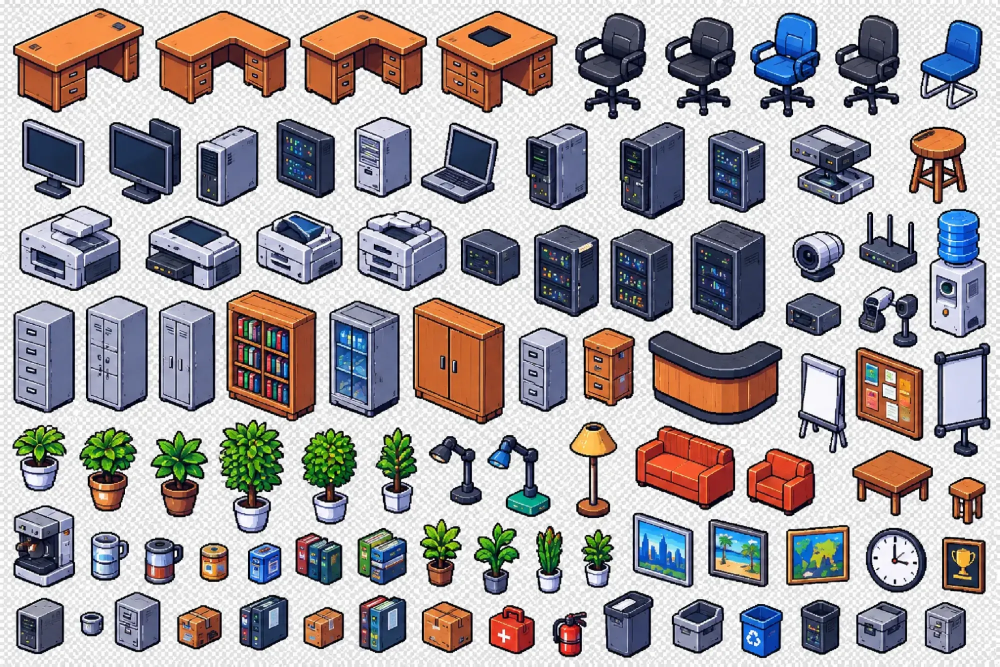
#> input picture game/assets-fonte/objetos-escritorio.webp, 2000 x 1333 px (shown at 1/2 size)
$ python cenario.py
#> lines starting #> are read from the running program, lines starting #| are printed output that depends on the picture; after the words box and inside, x2 and y2 are one past the last pixel; in counts of white or black regions, pixels touching at a corner belong together
# Recorta objetos, paredes e pisos das folhas em game/assets-fonte/ (fundo quadriculado falso -> transparência real) e gera os PNGs da engine.
# Saída: game/office/public/arte/{objetos,paredes,pisos}/*.png e manifesto.json. Resolução 2x (a engine desenha com escala 0.5).
# Requer: python3, pillow, numpy, scipy.   Uso: python3 game/tools/cenario.py
import json, os, numpy as np
from scipy import ndimage as ndi
from PIL import Image

RAIZ = os.path.abspath(os.path.join(os.path.dirname(__file__), '..'))
FONTE = os.path.join(RAIZ, 'assets-fonte'); PUB = os.path.join(RAIZ, 'office', 'public', 'arte')
for d in ('objetos', 'paredes', 'pisos'): os.makedirs(os.path.join(PUB, d), exist_ok=True)

def sem_fundo(caminho):
    """Remove o quadriculado cinza/branco que veio "pintado" na imagem (só o que toca a borda e é neutro e claro)."""
    im = np.array(Image.open(caminho).convert('RGB')).astype(int); mx, mn = im.max(2), im.min(2)
    cand = ((mx - mn) <= 7) & (mn >= 208); lab, _ = ndi.label(cand)
#> after `cand = (mx - mn <= 7) & (mn >= 208)`: cand: shape (1333, 2000) bool; 48.5% white; 596 white regions (525 under 20 px), largest, box (x1, y1, x2, y2) and area: (0, 0, 2000, 1333) 1278968, (1607, 742, 1673, 847) 4616, (1745, 1101, 1786, 1140) 709
#> after `lab, _ = ndi.label(cand)`: lab: shape (1333, 2000) int32; 833 distinct labels, from 0 to 832
    borda = (set(lab[0, :]) | set(lab[-1, :]) | set(lab[:, 0]) | set(lab[:, -1])) - {0}
#> borda = 1 item
    bg = np.isin(lab, list(borda)); bg = (ndi.binary_dilation(bg, iterations=1) & ((mx - mn) <= 14) & (mn >= 190)) | bg
#> after `bg = np.isin(lab, list(borda))`: bg: shape (1333, 2000) bool; 48% white; 1 white region, box (x1, y1, x2, y2) and area: (0, 0, 2000, 1333) 1278854
#> after `bg = ndi.binary_dilation(bg, iterations=1) & (mx - mn <= 14) & (mn >= `: bg: shape (1333, 2000) bool; 48.6% white; 1 white region, box (x1, y1, x2, y2) and area: (0, 0, 2000, 1333) 1296268
    alpha = (~bg).astype(np.uint8) * 255
    l2, n2 = ndi.label(alpha > 0)
#> l2: shape (1333, 2000) int32; 148 distinct labels, from 0 to 147
#> n2 = 147
    for i, t in enumerate(ndi.sum(alpha > 0, l2, range(1, n2 + 1)), 1):
        if t < 60: alpha[l2 == i] = 0
#> this loop made 147 passes
#> t on passes 1 to 12: 34662, 32609, 33357, 34177, 1, 19372, 18341, 16561, 17804, 14395, 2, 1
#> alpha: shape (1333, 2000); 51.4% white; 1 black region, box (x1, y1, x2, y2) and area: (0, 0, 2000, 1333) 1296370
    return Image.fromarray(np.dstack([im.astype(np.uint8), alpha]), 'RGBA')

def componentes(img):
    a = np.array(img)[..., 3] > 0; lab, n = ndi.label(ndi.binary_closing(a, iterations=2)); itens = []
    for sl in ndi.find_objects(lab):
        h = sl[0].stop - sl[0].start; w = sl[1].stop - sl[1].start
        if w * h >= 900: itens.append((sl[1].start, sl[0].start, w, h))
    itens.sort(key=lambda t: (round((t[1] + t[3] / 2) / 140), t[0])); return itens

def recorte(img, c):
    x, y, w, h = c; r = img.crop((x, y, x + w, y + h)); return r.crop(r.getbbox())

def redimensiona(r, largura):
    return r.resize((max(1, round(largura)), max(1, round(r.height * largura / r.width))), Image.LANCZOS)

manifesto = {'objetos': {}, 'paredes': {}, 'pisos': {}}
# ---------------- objetos: índice na folha (ordem de leitura) -> (nome, largura em px lógicos) ----------------
OBJ = {0: ('mesa', 100), 1: ('mesa-l', 120), 2: ('mesa-l2', 120), 3: ('mesa-reuniao', 128), 4: ('cadeira-preta', 50), 5: ('cadeira-preta-2', 50), 6: ('cadeira-azul', 50), 7: ('cadeira-preta-3', 50), 8: ('cadeira-visita', 40),
  9: ('monitor', 40), 10: ('monitor-duplo', 50), 11: ('torre-pc', 34), 12: ('mini-servidor', 34), 13: ('torre-pc-2', 32), 14: ('laptop', 40), 15: ('torre-pc-3', 32), 16: ('torre-pc-4', 36), 17: ('torre-pc-5', 34), 18: ('scanner', 56), 19: ('banco-redondo', 30),
  20: ('roteador', 30), 21: ('multifuncional', 62), 22: ('impressora', 58), 23: ('impressora-etiquetas', 48), 24: ('copiadora', 60), 25: ('switch', 32), 26: ('rack-1', 40), 27: ('rack-2', 40), 28: ('rack-3', 46), 29: ('mini-pc', 28), 30: ('webcam', 24), 31: ('bebedouro', 36),
  32: ('arquivo-4', 38), 33: ('armario-aco', 42), 34: ('locker', 40), 35: ('estante-livros', 66), 36: ('vitrine', 46), 37: ('armario-madeira', 68), 38: ('arquivo-3', 32), 39: ('arquivo-madeira', 30), 40: ('balcao', 130), 41: ('cameras', 40), 42: ('flipchart', 42), 43: ('mural', 58), 44: ('quadro-branco', 46),
  45: ('planta-1', 30), 46: ('planta-2', 34), 47: ('planta-3', 34), 48: ('arvore-1', 46), 49: ('arvore-2', 40), 50: ('planta-alta', 28), 51: ('luminaria-mesa-1', 24), 52: ('luminaria-mesa-2', 26), 53: ('luminaria-chao', 26), 54: ('sofa', 108), 55: ('poltrona', 52), 56: ('mesa-centro', 70), 57: ('banco', 22),
  58: ('cafeteira', 38), 59: ('caneca-1', 12), 60: ('caneca-2', 14), 61: ('lata', 12), 62: ('caixa-azul', 14), 63: ('pastas-1', 20), 64: ('pastas-2', 24), 65: ('planta-4', 26), 66: ('planta-5', 28), 67: ('planta-6', 24), 68: ('planta-7', 24), 69: ('quadro-cidade', 50), 70: ('quadro-praia', 50), 71: ('quadro-mapa', 48),
  72: ('relogio', 28), 73: ('trofeu', 24), 74: ('caixa-metal-1', 30), 75: ('xicara', 9), 76: ('arquivo-2', 32), 77: ('caixa-m', 36), 78: ('pastas-3', 22), 79: ('caixa-p', 28), 80: ('pastas-4', 24), 81: ('caixa-g', 42), 82: ('kit-socorros', 24), 83: ('extintor', 14), 84: ('lixeira-grande', 30),
  85: ('caixa-organizadora', 30), 86: ('lixeira-reciclagem', 26), 87: ('lixeira-2', 26), 88: ('maleta', 30), 89: ('arquivo-pequeno', 28)}
obj = sem_fundo(os.path.join(FONTE, 'objetos-escritorio.webp')); comps = componentes(obj)
#> after `comps = componentes(obj)`: comps = 90 items, first 6: (25, 16, 263, 210), (310, 21, 272, 188), (599, 19, 256, 192), (872, 21, 243, 206), (1149, 25, 144, 214), (1330, 34, 142, 198)
assert len(comps) == 90, len(comps)
for i, (nome, larg) in OBJ.items():
    r = redimensiona(recorte(obj, comps[i]), larg * 2); r.save(os.path.join(PUB, 'objetos', f'{nome}.png')); manifesto['objetos'][nome] = {'w': r.width, 'h': r.height}
#> after the loop, manifesto = 3 items

# ---------------- paredes: peças de 1 aresta (35 px lógicos de comprimento, 60 de altura), cisalhadas para a inclinação 2:1 ----------------
tl = sem_fundo(os.path.join(FONTE, 'tiles-paredes-pisos.webp')); tc = componentes(tl)
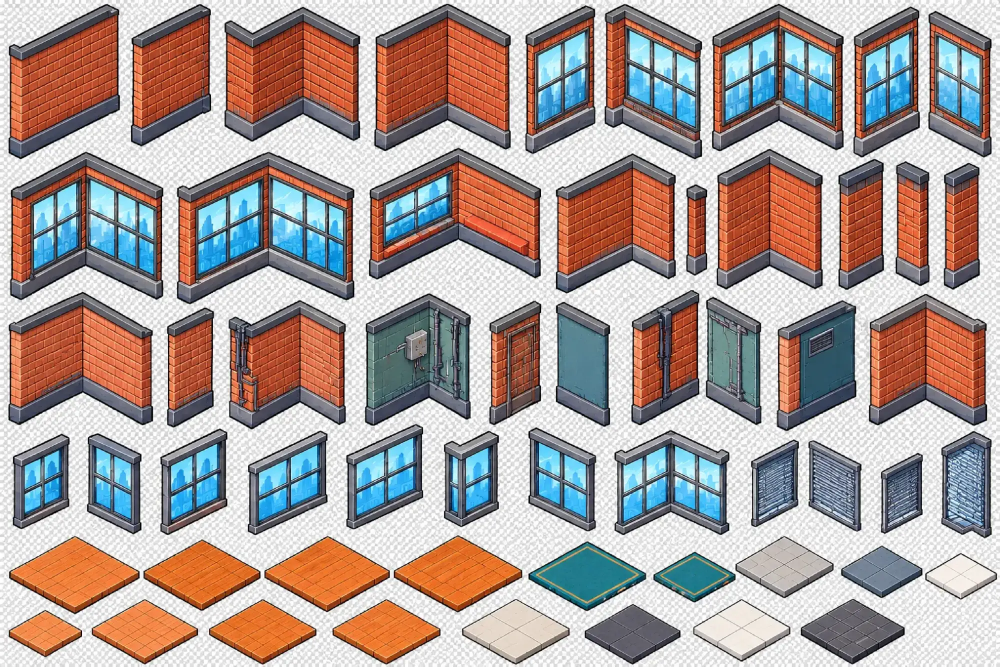
#> input picture game/assets-fonte/tiles-paredes-pisos.webp, 2000 x 1333 px (shown at 1/2 size)
#> in sem_fundo (call 2), `cand = (mx - mn <= 7) & (mn >= 208)`: cand: shape (1333, 2000) bool; 37.9% white; 858 white regions (841 under 20 px), largest, box (x1, y1, x2, y2) and area: (0, 0, 2000, 1333) 1007966, (1890, 1109, 1930, 1128) 168, (1470, 1201, 1502, 1214) 87
#> in sem_fundo (call 2), `lab, _ = ndi.label(cand)`: lab: shape (1333, 2000) int32; 1222 distinct labels, from 0 to 1221
#> in sem_fundo (call 2), `borda = (set(lab[0, :]) | set(lab[-1, :]) | set(lab[:, 0]) | set(lab[:..`: borda = 2 items
#> in sem_fundo (call 2), `bg = np.isin(lab, list(borda))`: bg: shape (1333, 2000) bool; 37.8% white; 2 white regions (1 under 20 px), largest, box (x1, y1, x2, y2) and area: (0, 0, 2000, 1333) 1007684
#> in sem_fundo (call 2), `bg = ndi.binary_dilation(bg, iterations=1) & (mx - mn <= 14) & (mn >= `: bg: shape (1333, 2000) bool; 39.2% white; 1 white region, box (x1, y1, x2, y2) and area: (0, 0, 2000, 1333) 1043930
#> in sem_fundo (call 2), `l2, n2 = ndi.label(alpha > 0)`:
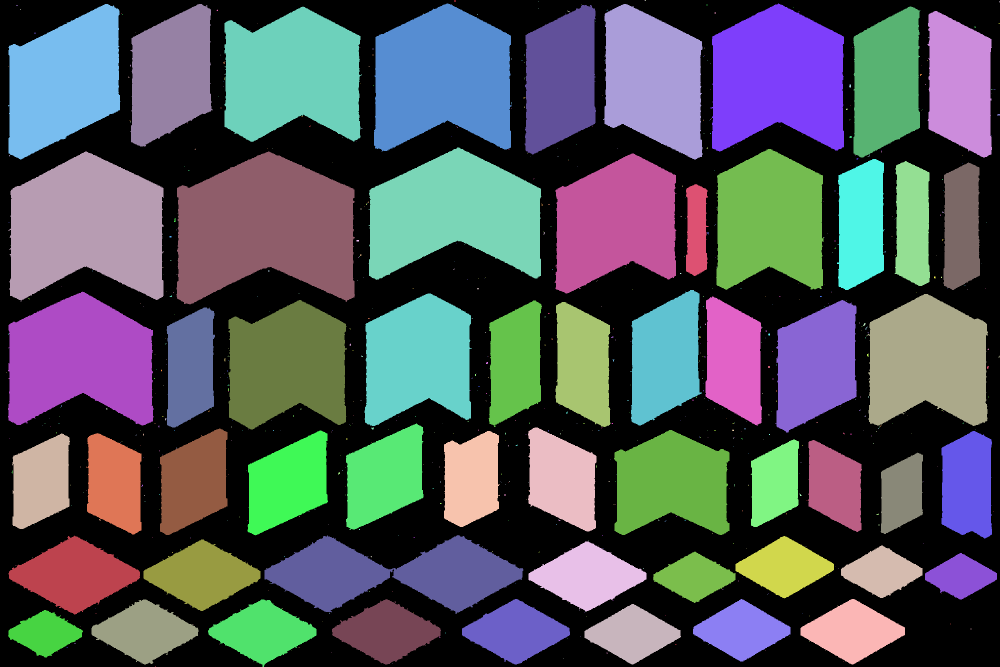
#> l2: shape (1333, 2000) int32 (shown at 1/2 size); 759 distinct labels, from 0 to 758; one colour per label, 0 black
#> in sem_fundo (call 2), `l2, n2 = ndi.label(alpha > 0)`: n2 = 758
#> the loop in sem_fundo (call 2), `for i, t in enumerate(ndi.sum(alpha > 0, l2, range(1, n2 + 1)), 1):` made 758 passes
#> t on passes 1 to 3: 8, 1, 3
#> after the loop in sem_fundo (call 2), `for i, t in enumerate(ndi.sum(alpha > 0, l2, range(1, n2 + 1)), 1):`:
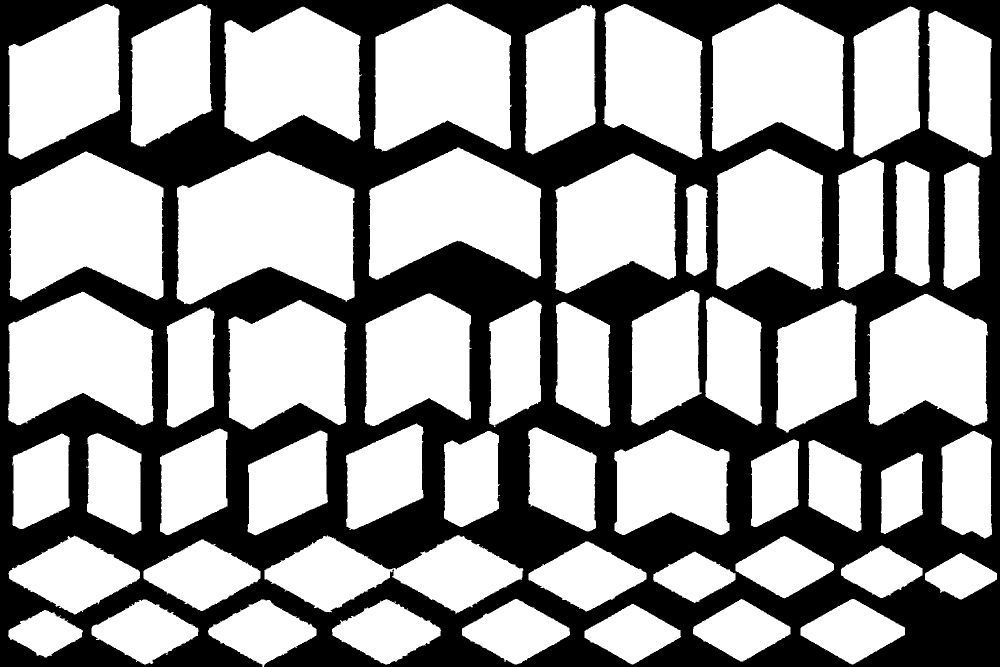
#> alpha: shape (1333, 2000) (shown at 1/2 size); 60.8% white; 1 black region, box (x1, y1, x2, y2) and area: (0, 0, 2000, 1333) 1045724
#> in componentes (call 2), `lab, n = ndi.label(ndi.binary_closing(a, iterations=2))`:
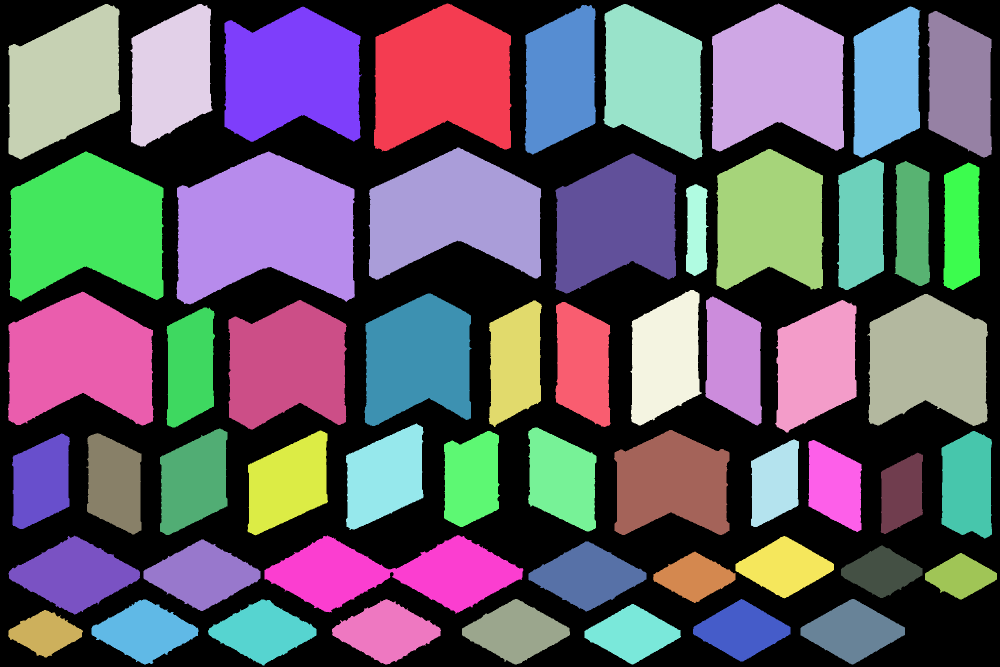
#> lab: shape (1333, 2000) int32 (shown at 1/2 size); 57 distinct labels, from 0 to 56; one colour per label, 0 black
#> in componentes (call 2), `lab, n = ndi.label(ndi.binary_closing(a, iterations=2))`: n = 56
#> the loop in componentes (call 2), `for sl in ndi.find_objects(lab):` made 56 passes
#> (h, w) on passes 1 to 12: (296, 275), (296, 267), (311, 225), (285, 164), (311, 199), (299, 143), (271, 275), (302, 134), (293, 129), (265, 346), (282, 216), (300, 312)
#> after the loop in componentes (call 2), `for sl in ndi.find_objects(lab):`: itens = 56 items, first 6: (748, 7, 275, 296), (1421, 7, 267, 296), (16, 8, 225, 311), (261, 8, 164, 285), (1206, 8, 199, 311), (1049, 10, 143, 299)
#> after `tc = componentes(tl)`: tc = 56 items, first 6: (16, 8, 225, 311), (261, 8, 164, 285), (449, 13, 275, 271), (748, 7, 275, 296), (1049, 10, 143, 299), (1206, 8, 199, 311)
assert len(tc) == 56, len(tc)
COMP, ALT = 35 * 2, 60 * 2
def contorno_base(r):
    a = np.array(r)[..., 3] > 0; w = a.shape[1]; k = max(3, w // 12)
#> after `a = np.array(r)[..., 3] > 0`: a: shape (120, 70) bool; 78.8% white; 16 black regions (13 under 20 px), largest, box (x1, y1, x2, y2) and area: (14, 90, 70, 120) 841, (0, 0, 56, 28) 746, (65, 0, 70, 79) 131
#> after `w = a.shape[1]`: w = 70
#> after `k = max(3, w // 12)`: k = 5
    def b(x0, x1): ys = [np.where(a[:, x])[0].max() for x in range(x0, x1) if a[:, x].any()]; return float(np.mean(ys))
#> called with x0 = 0, x1 = 5
#> after `ys = [np.where(a[:, x])[0].max() for x in range(x0, x1) if a[:, x].any`: ys = [118, 118, 119, 119, 118]
    return b(0, k), b(w - k, w)
def parede(idx, nome, espelhar=False):
    r = recorte(tl, tc[idx]).resize((COMP, ALT), Image.LANCZOS)
    if espelhar: r = r.transpose(Image.FLIP_LEFT_RIGHT)
    esq, dir_ = contorno_base(r); incl = (esq - dir_) / COMP          # >0: a base sobe para a direita (aresta W); <0: desce (aresta N)
#> after `esq, dir_ = contorno_base(r)`: esq = 118.4; dir_ = 92.2
#> after `incl = (esq - dir_) / COMP`: incl = 0.374
    tipo = 'W' if incl > 0 else 'N'; cis = (0.5 if incl > 0 else -0.5) - incl   # ajusta a base para a inclinação 2:1 da grade
#> after `tipo = 'W' if incl > 0 else 'N'`: tipo = 'W'
#> after `cis = (0.5 if incl > 0 else -0.5) - incl`: cis = 0.126
    pad = int(np.ceil(abs(cis) * COMP)) + 2; arr = np.array(r); H = arr.shape[0]; out = np.zeros((H + pad, COMP, 4), np.uint8)
#> after `pad = int(np.ceil(abs(cis) * COMP)) + 2`: pad = 11
#> after `H = arr.shape[0]`: H = 120
    for x in range(COMP):
        sft = int(round(cis * x)) + (pad if cis < 0 else 0); out[sft:sft + H, x] = arr[:, x]
#> this loop made 70 passes
#> sft on passes 1 to 12: 0, 0, 0, 0, 1, 1, 1, 1, 1, 1, 1, 1
    img = Image.fromarray(out, 'RGBA'); box = img.getbbox(); img = img.crop(box)
#> after `box = img.getbbox()`: box = (0, 7, 70, 122)
    a = np.array(img)[..., 3] > 0
#> a: shape (115, 70) bool; 82.2% white; 15 black regions (11 under 20 px), largest, box (x1, y1, x2, y2) and area: (14, 92, 70, 115) 659, (0, 0, 56, 21) 550, (60, 0, 70, 81) 145, (0, 110, 12, 115) 24
    ys = np.array([np.where(a[:, x])[0].max() if a[:, x].any() else np.nan for x in range(a.shape[1])])
#> ys = 70 values, max 114 at index 12, min 93 at index 67, mean 105.1
    m = np.nanmean(np.diff(ys[3:-3])) if a.shape[1] > 8 else 0
#> m = -0.286
    ax = 3 if tipo == 'N' else img.width - 3; ay = float(ys[ax]) if not np.isnan(ys[ax]) else float(np.nanmax(ys))
#> after `ax = 3 if tipo == 'N' else img.width - 3`: ax = 67
#> after `ay = float(ys[ax]) if not np.isnan(ys[ax]) else float(np.nanmax(ys))`: ay = 93
    img.save(os.path.join(PUB, 'paredes', f'{nome}.png')); manifesto['paredes'][nome] = {'w': img.width, 'h': img.height, 'ax': ax, 'ay': round(ay, 1), 'lado': tipo, 'inclinacao': round(float(m), 2)}
parede(1, 'parede-W'); parede(1, 'parede-N', True); parede(4, 'janela-W'); parede(8, 'janela-N'); parede(22, 'porta-W'); parede(22, 'porta-N', True)
#> call 2 of parede, with idx = 1, nome = 'parede-N', espelhar = True
#> in contorno_base (call 2), `a = np.array(r)[..., 3] > 0`: a: shape (120, 70) bool; 78.8% white; 16 black regions (13 under 20 px), largest, box (x1, y1, x2, y2) and area: (0, 90, 56, 120) 841, (14, 0, 70, 28) 746, (0, 0, 5, 79) 131
#> in parede (call 2), `esq, dir_ = contorno_base(r)`: esq = 92.2; dir_ = 118.4
#> in parede (call 2), `incl = (esq - dir_) / COMP`: incl = -0.374
#> in parede (call 2), `tipo = 'W' if incl > 0 else 'N'`: tipo = 'N'
#> in parede (call 2), `cis = (0.5 if incl > 0 else -0.5) - incl`: cis = -0.126
#> the loop in parede (call 2), `for x in range(COMP):` made 70 passes
#> sft on passes 1 to 12: 11, 11, 11, 11, 10, 10, 10, 10, 10, 10, 10, 10
#> after the loop in parede (call 2), `for x in range(COMP):`:
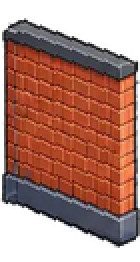
#> out: shape (131, 70, 4) (shown 2 times larger); mean R, G, B, A 101, 56.2, 44.7, 175.6; transparent parts drawn white
#> in parede (call 2), `box = img.getbbox()`: box = (0, 9, 70, 124)
#> in parede (call 2), `a = np.array(img)[..., 3] > 0`: a: shape (115, 70) bool; 82.2% white; 16 black regions (13 under 20 px), largest, box (x1, y1, x2, y2) and area: (0, 92, 56, 115) 645, (14, 0, 70, 21) 564, (0, 0, 12, 81) 149
#> in parede (call 2), `ys = np.array([np.where(a[:, x])[0].max() if a[:, x].any() else np.nan..`: ys = 70 values, max 114 at index 54, min 93 at index 0, mean 105.3
#> in parede (call 2), `m = np.nanmean(np.diff(ys[3:-3])) if a.shape[1] > 8 else 0`: m = 0.286
#> in parede (call 2), `ax = 3 if tipo == 'N' else img.width - 3`: ax = 3
#> in parede (call 2), `ay = float(ys[ax]) if not np.isnan(ys[ax]) else float(np.nanmax(ys))`: ay = 95
#> call 3 of parede, with idx = 4, nome = 'janela-W', espelhar = False
#> in contorno_base (call 3), `a = np.array(r)[..., 3] > 0`: a: shape (120, 70) bool; 82.7% white; 13 black regions (8 under 20 px), largest, box (x1, y1, x2, y2) and area: (11, 96, 70, 120) 682, (0, 0, 55, 23) 632, (69, 14, 70, 55) 41, (0, 32, 1, 64) 32, (0, 66, 1, 97) 31
#> in parede (call 3), `esq, dir_ = contorno_base(r)`: esq = 118.4; dir_ = 97.4
#> in parede (call 3), `incl = (esq - dir_) / COMP`: incl = 0.3
#> in parede (call 3), `tipo = 'W' if incl > 0 else 'N'`: tipo = 'W'
#> in parede (call 3), `cis = (0.5 if incl > 0 else -0.5) - incl`: cis = 0.2
#> in parede (call 3), `pad = int(np.ceil(abs(cis) * COMP)) + 2`: pad = 16
#> the loop in parede (call 3), `for x in range(COMP):` made 70 passes
#> after the loop in parede (call 3), `for x in range(COMP):`:
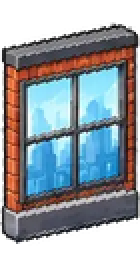
#> out: shape (136, 70, 4) (shown 2 times larger); mean R, G, B, A 81.4, 88.6, 94.4, 177.4; transparent parts drawn white
#> in parede (call 3), `box = img.getbbox()`: box = (0, 10, 70, 123)
#> in parede (call 3), `a = np.array(img)[..., 3] > 0`: a: shape (113, 70) bool; 87.8% white; 10 black regions (5 under 20 px), largest, box (x1, y1, x2, y2) and area: (0, 0, 70, 13) 420, (0, 100, 70, 113) 415, (69, 18, 70, 59) 41, (0, 22, 1, 54) 32, (0, 56, 1, 87) 31
#> in parede (call 3), `ys = np.array([np.where(a[:, x])[0].max() if a[:, x].any() else np.nan..`: ys = 70 values, max 112 at index 14, min 100 at index 69, mean 106.9
#> in parede (call 3), `m = np.nanmean(np.diff(ys[3:-3])) if a.shape[1] > 8 else 0`: m = -0.127
#> in parede (call 3), `ax = 3 if tipo == 'N' else img.width - 3`: ax = 67
#> in parede (call 3), `ay = float(ys[ax]) if not np.isnan(ys[ax]) else float(np.nanmax(ys))`: ay = 101
#> in contorno_base (call 4), `a = np.array(r)[..., 3] > 0`:
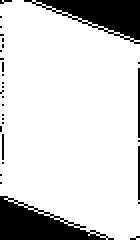
#> a: shape (120, 70) bool (shown 2 times larger); 83.9% white; 31 black regions (27 under 20 px), largest, box (x1, y1, x2, y2) and area: (0, 98, 57, 120) 624, (12, 0, 70, 22) 605, (69, 34, 70, 69) 35, (69, 73, 70, 100) 27

# ---------------- pisos: um ladrilho (sub-losango da face de cima) 64x32, que se repete sem emendas visíveis ----------------
PISOS = {40: 'madeira', 43: 'carpete', 45: 'ceramica-cinza', 46: 'ceramica-azul', 52: 'ceramica-creme', 53: 'concreto-escuro', 54: 'ceramica-branca'}
for idx, nome in PISOS.items():
    r = recorte(tl, tc[idx]); W = r.width; hf = W / 2                                   # a face de cima é um losango 2:1 de largura W
    cxs, cys, hw, hh = W / 4, hf / 2, 0.7 * W / 4, 0.7 * hf / 4
    if nome == 'carpete': cxs, cys, hw, hh = W / 2, hf / 2, 0.22 * W, 0.22 * hf / 2          # carpete: só o miolo liso (sem a barra dourada)                         # miolo (70%) do sub-losango da esquerda: sem bordas nem emendas
    sub = r.crop((int(cxs - hw), int(cys - hh), int(cxs + hw) + 1, int(cys + hh) + 1)).convert('RGBA')
    out = sub.resize((64, 32), Image.LANCZOS)
    if nome == 'madeira':                                                                  # a madeira original é muito laranja: tom mais natural, que deixa os móveis aparecerem
        from PIL import ImageEnhance; rgb = ImageEnhance.Brightness(ImageEnhance.Color(out.convert('RGB')).enhance(0.55)).enhance(0.9); rgb.putalpha(255); out = rgb
    a2 = np.array(out); yy, xx = np.mgrid[0:32, 0:64]
    dist = np.abs(xx + 0.5 - 32) / 32 + np.abs(yy + 0.5 - 16) / 16
    a2[..., 3] = np.where(dist <= 1.0, 255, 0)
    if nome.startswith(('ceramica', 'concreto')):                                         # fio de rejunte nas duas bordas de cima, como num piso de ladrilhos
        borda = (dist > 0.88) & (dist <= 1.0) & (yy < 16)
        a2[borda, :3] = (a2[borda, :3] * 0.78).astype(np.uint8)
    Image.fromarray(a2, 'RGBA').save(os.path.join(PUB, 'pisos', f'{nome}.png')); manifesto['pisos'][nome] = {'w': 64, 'h': 32}
_ant = os.path.join(PUB, 'manifesto.json')
if os.path.exists(_ant):                                                                       # preserva os itens acrescentados por game/tools/inventario.py
    for k, v in json.load(open(_ant)).get('objetos', {}).items():
        if v.get('extra'): manifesto['objetos'][k] = v
json.dump(manifesto, open(os.path.join(PUB, 'manifesto.json'), 'w'), indent=1, ensure_ascii=False)
print({k: len(v) for k, v in manifesto.items()}); print(json.dumps(manifesto['paredes']))
#> (printed output is left out)
